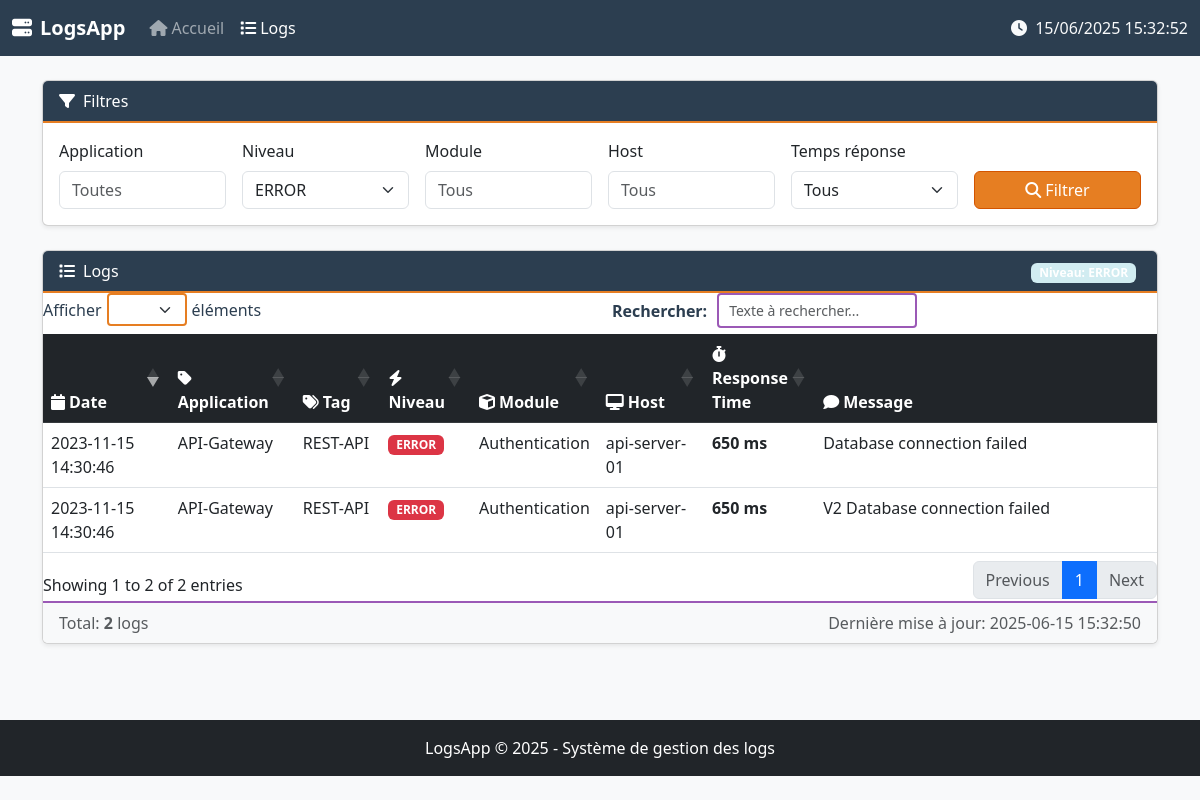
The app's page /logs?level=ERROR with its own data.
### tables this page shows
CREATE TABLE logs (
                    id INTEGER PRIMARY KEY AUTOINCREMENT,
                    application TEXT,
                    tag TEXT,
                    timestamp TEXT,
                    level TEXT,
                    message TEXT,
                    user TEXT,
                    module TEXT,
                    host TEXT,
                    response_time INTEGER DEFAULT 0
                );

### server/app.py (the view)
@app.route('/logs')
def view_logs():
    filters = {
        'tag': request.args.get('tag', ''),
        'level': request.args.get('level', ''),
        'application': request.args.get('application', ''),
        'module': request.args.get('module', ''),
        'host': request.args.get('host', ''),
        'response_time': request.args.get('response_time', '')
    }
    logs = db.get_logs(
        tag=filters['tag'],
        level=filters['level'],
        application=filters['application'],
        module=filters['module'],
        host=filters['host'],
        response_time=filters['response_time']
    )
    stats = {
        'total': len(logs),
        'info': sum(1 for log in logs if log['level'] == 'INFO'),
        'warnings': sum(1 for log in logs if log['level'] == 'WARNING'),
        'errors': sum(1 for log in logs if log['level'] == 'ERROR')
    }
    return render_template('logs.html', logs=logs, stats=stats, **filters)

### server/app.py (called while the page is built)
@app.context_processor
def inject_global_vars():
    return {
        'now': datetime.now().strftime("%Y-%m-%d %H:%M:%S"),
        'app_name': 'LogsApp'
    }

### server/db_sqlite.py (called while the page is built, shortened)
    def get_logs(self, tag='', level='', application='',
           module='', host='', response_time='', limit=100):
            query = 'SELECT * FROM logs WHERE 1=1'
            params = []
            conditions = {
                'tag': tag,
                'level': level,
                'application': application,
                'module': module,
                'host': host
            }
            for field, value in conditions.items():
                if value:
                    query += f' AND {field} = ?'
                    params.append(value)
            query += ' ORDER BY timestamp DESC LIMIT ?'
            params.append(limit)
            return self.conn.execute(query, params).fetchall()

### server/templates/logs.html (shortened to what this page needs)
{% extends "base.html" %}
{% block extra_css %}
<link rel="stylesheet" href="https://cdn.datatables.net/1.13.6/css/dataTables.bootstrap5.min.css">
{% endblock %}
{% block content %}
<div class="card shadow-sm mb-4">
    <div class="card-header bg-primary text-white">
        <i class="fas fa-filter me-2"></i>Filtres
    </div>
    <div class="card-body">
        <form id="filterForm" class="row g-3">
            <div class="col-md-2">
                <label for="appFilter" class="form-label">Application</label>
                <input type="text" class="form-control" id="appFilter" name="application"
                       value="{{ application or '' }}" placeholder="Toutes">
            </div>
            <div class="col-md-2">
                <label for="levelFilter" class="form-label">Niveau</label>
                <select class="form-select" id="levelFilter" name="level">
                    <option value="ERROR" {% if level == 'ERROR' %}selected{% endif %}>ERROR</option>
                </select>
            </div>
            <div class="col-md-2">
                <label for="moduleFilter" class="form-label">Module</label>
                <input type="text" class="form-control" id="moduleFilter" name="module"
                       value="{{ module or '' }}" placeholder="Tous">
            </div>
            <div class="col-md-2">
                <label for="hostFilter" class="form-label">Host</label>
                <input type="text" class="form-control" id="hostFilter" name="host"
                       value="{{ host or '' }}" placeholder="Tous">
            </div>
            <div class="col-md-2">
                <label for="responseTimeFilter" class="form-label">Temps réponse</label>
                <select class="form-select" id="responseTimeFilter" name="response_time">
                    <option value="">Tous</option>
                </select>
            </div>
            <div class="col-md-2 d-flex align-items-end">
                <button type="submit" class="btn btn-primary w-100">
                    <i class="fas fa-search me-1"></i>Filtrer
                </button>
            </div>
        </form>
    </div>
</div>
<div class="card shadow-sm">
    <div class="card-header bg-primary text-white d-flex justify-content-between align-items-center">
        <span><i class="fas fa-list me-2"></i>Logs</span>
        <div id="filterSummary">
            {% if level %}<span class="badge bg-info">Niveau: {{ level }}</span>{% endif %}
        </div>
    </div>
    <div class="card-body p-0">
        <div class="table-responsive">
            <table id="logsTable" class="table table-hover mb-0">
                <thead class="table-dark">
                    <tr>
                        <th><i class="fas fa-calendar me-1"></i>Date</th>
                        <th><i class="fas fa-tag me-1"></i>Application</th>
                        <th><i class="fas fa-tags me-1"></i>Tag</th>
                        <th><i class="fas fa-bolt me-1"></i>Niveau</th>
                        <th><i class="fas fa-cube me-1"></i>Module</th>
                        <th><i class="fas fa-desktop me-1"></i>Host</th>
                        <th><i class="fas fa-stopwatch me-1"></i>Response Time</th>
                        <th><i class="fas fa-comment me-1"></i>Message</th>
                    </tr>
                </thead>
                <tbody>
                    {% for log in logs %}
                    <tr class="{% if log.level == 'ERROR' %}log-error{% elif log.level == 'WARNING' %}log-warning{% else %}log-info{% endif %}">
                        <td>{{ log.timestamp }}</td>
                        <td>{{ log.application }}</td>
                        <td>{{ log.tag }}</td>
                        <td>
                            <span class="badge
                                {% if log.level == 'ERROR' %}bg-danger
                                {% elif log.level == 'WARNING' %}bg-warning text-dark
                                {% elif log.level == 'INFO' %}bg-info text-dark
                                {% else %}bg-secondary{% endif %}">
                                {{ log.level }}
                            </span>
                        </td>
                        <td>{{ log.module }}</td>
                        <td>{{ log.host }}</td>
                        <td class="{% if log.response_time < 100 %}response-time-fast
                                  {% elif log.response_time < 500 %}response-time-medium
                                  {% else %}response-time-slow{% endif %}">
                            {{ log.response_time }} ms
                        </td>
                        <td class="text-truncate" style="max-width: 300px;" title="{{ log.message }}">{{ log.message }}</td>
                    </tr>
                    {% else %}
                    <tr>
                        <td colspan="8" class="text-center py-4 text-muted">Aucun log disponible</td>
                    </tr>
                    {% endfor %}
                </tbody>
            </table>
        </div>
    </div>
    <div class="card-footer text-muted">
        <div class="d-flex justify-content-between">
            <div>Total: <strong>{{ logs|length }}</strong> logs</div>
            <div>Dernière mise à jour: <span id="lastUpdate">{{ now }}</span></div>
        </div>
    </div>
</div>
{% endblock %}

### server/templates/base.html (style rules this page uses)
.log-error { background-color: #f8d7da; }
.table-responsive { max-height: 70vh; overflow-y: auto; }

### server/templates/logs.html (style rules this page uses)
.bg-primary { background-color: #2c3e50 !important; }
.btn-primary { background-color: #e67e22 !important; border-color: #d35400 !important; }
.badge.bg-info { background-color: #d1ecf1 !important; }
.card-header { border-bottom: 2px solid #e67e22; }
.card-footer { background-color: #f8f9fa; border-top: 2px solid #9b59b6; }
.log-error { background-color: #f8d7da; }
#filterSummary .badge { margin-right: 5px; }
.response-time-slow { color: #dc3545; font-weight: bold; }
th:nth-child(1) { width: 12%; }
th:nth-child(2) { width: 10%; }
th:nth-child(3) { width: 8%; }
th:nth-child(4) { width: 8%; }
th:nth-child(5) { width: 10%; }
th:nth-child(6) { width: 10%; }
th:nth-child(7) { width: 10%; }
th:nth-child(8) { width: 32%; }

### records on screen
logs: timestamp "2023-11-15 14:30:46", application "API-Gateway", tag "REST-API", level "ERROR", module "Authentication", host "api-server-01", response_time "650", message "Database connection failed"
logs: timestamp "2023-11-15 14:30:46", application "API-Gateway", tag "REST-API", level "ERROR", module "Authentication", host "api-server-01", response_time "650", message "V2 Database connection failed"

### other values on screen
{{ level }} "ERROR"
{{ logs|length }} "2"
{{ now }} "2025-06-15 15:32:50"
{{ now[:4] }} "2025"
